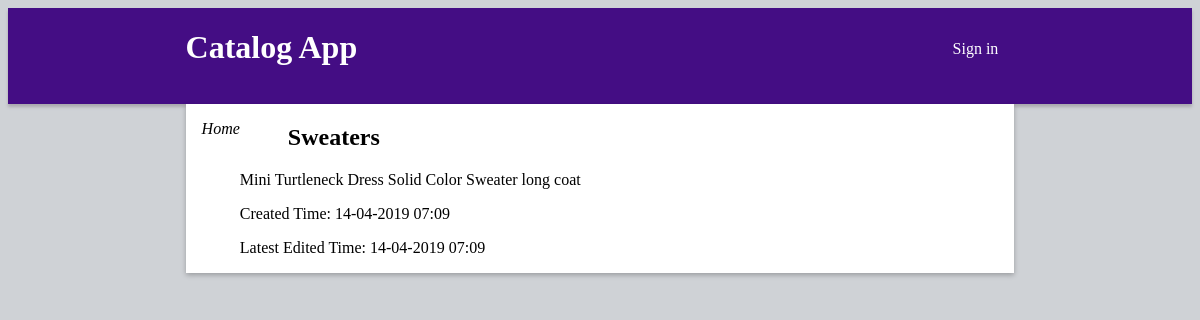
Page /category/10/items/14/ on the earlier database version.
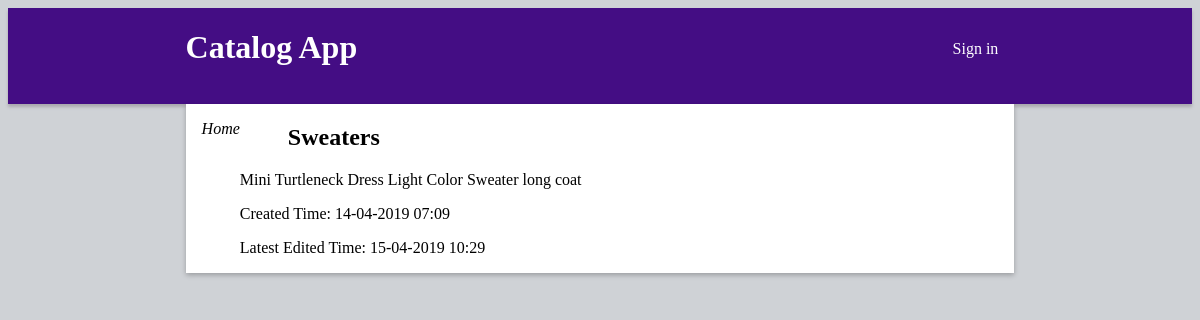
Same page on the later database version.
### database_setup.py (models this page shows, shortened)
class Item(Base):
	__tablename__ = 'items'
	id = Column(Integer, primary_key=True)
	category_id = Column(Integer,ForeignKey('categories.id'))
	name = Column(String(100))
	description = Column(String(1000))
	user_id = Column(Integer, ForeignKey('users.id'))
	ctime = Column(DATETIME, nullable=False)
	mtime = Column(DATETIME, nullable=False)
	categories = relationship(Category)
	users = relationship(User)

### application.py (the view)
@app.route('/category/<int:category_id>/items/<int:item_id>/')
def showItemDetails(category_id,item_id):
	session = DBSession()
	item = session.query(Item).filter_by(category_id=category_id, id=item_id).one()
	session.close()
	if 'user_id' not in login_session or login_session['user_id'] != item.user_id:
		return render_template("showitemdetailspublic.html", item=item, login_session=login_session)
	else:
		return render_template("showitemdetails.html", item=item, login_session=login_session)

### application.py (called while the page is built)
def get_view_rate_limit():
    return getattr(g, '_view_rate_limit', None)

@app.after_request
def inject_x_rate_headers(response):
    limit = get_view_rate_limit()
    if limit and limit.send_x_headers:
        h = response.headers
        h.add('X-RateLimit-Remaining', str(limit.remaining))
        h.add('X-RateLimit-Limit', str(limit.limit))
        h.add('X-RateLimit-Reset', str(limit.reset))
    return response

### templates/showitemdetailspublic.html (shortened to what this page needs)
<!DOCTYPE html>
<html>
	<head>
		<link rel=stylesheet type=text/css href="{{url_for('static',filename='styles.css')}}">
	</head>
	<body>
		<div class="header">
			<div class="header__inner">
				<div class="app-name">
					<h1>Catalog App</h1>
				</div>
				<div class="login-panel">
					{% if not login_session['email'] %}
						<a href="{{url_for('showLogin')}}">Sign in</a>
					{% endif %}
				</div>
			</div>
		</div>
		<div class="content">
			<a class="home-nav" href="{{url_for('showLatestItems')}}">Home</a>
			<div class="item-details">
				<h2>{{item.name}}</h2>
				<p>{{item.description}}</p>
				<p>Created Time: {{item.ctime.strftime("%d-%m-%Y %H:%M")}}</p>
				<p>Latest Edited Time: {{item.mtime.strftime("%d-%m-%Y %H:%M")}}</p>
			</div>
		</div>
	</body>
</html>

### static/styles.css (style rules this page uses)
html { margin: 0; padding: 0; width: 100%; height: 100%; box-sizing: border-box; }
body { background: #cfd2d6; }
a, a:visited { text-decoration: none; color: inherit; }
.header { box-shadow: 0px 3px 3px #AAA9AF; min-height: 56px; background: #440d84; }
.header__inner { width: 70%; margin-left: auto; margin-right: auto; display: flex; position:relative; color: #ffffff; }
.app-name { width:50%; text-align: left; }
.login-panel { width:50%; height:4em; margin-top:2em; text-align: right; padding-right: 1em; }
.content { width: 70%; display: flex; flex-wrap: wrap; box-shadow: 0 2px 5px rgba(0, 0, 0, 0.26); margin-left: auto; margin-right: auto; background: #ffffff; }
.categories-list h2, .items-list h2, .item-details h2 { text-align: left; padding-left: 2em; }
.add-item, .home-nav { font-style: italic; padding-left: 1em; padding-top: 1em; }

Differences in the rows shown:
changed Item "Sweaters": description "Mini Turtleneck Dress Solid Color Sweater long coat" → "Mini Turtleneck Dress Light Color Sweater long coat"; mtime "14-04-2019 07:09" → "15-04-2019 10:29"
